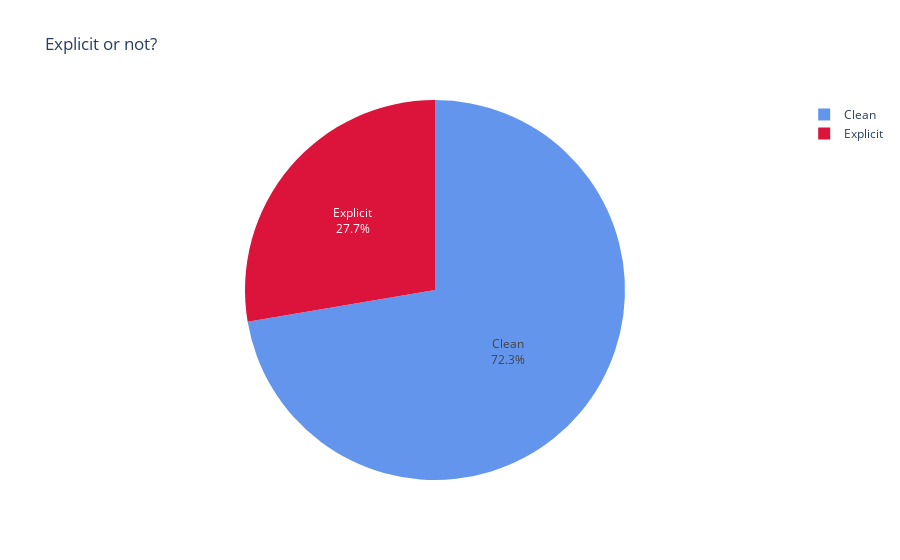

Notebook code for this chart:
### Code cell
iplot(px.pie(df_songs_n['explicit'].value_counts().reset_index(), 
       values='explicit', 
       names=['Clean', 'Explicit'],
       title='Explicit or not?',
       color_discrete_sequence = ['cornflowerblue', 'crimson']
      ).update_traces(textinfo='label+percent'))

### Figure 1 — Plotly figure (JSON) as saved in the notebook; plotly's stock layout.template omitted (floating-point values rounded to 4 significant figures)
{"data": [{"domain": {"x": [0, 1], "y": [0, 1]}, "hovertemplate": "label=%{label}<br>explicit=%{value}<extra></extra>", "labels": ["Clean", "Explicit"], "legendgroup": "", "name": "", "showlegend": true, "textinfo": "label+percent", "type": "pie", "values": [1404, 537]}], "layout": {"legend": {"tracegroupgap": 0}, "piecolorway": ["cornflowerblue", "crimson"], "title": {"text": "Explicit or not?"}}}
